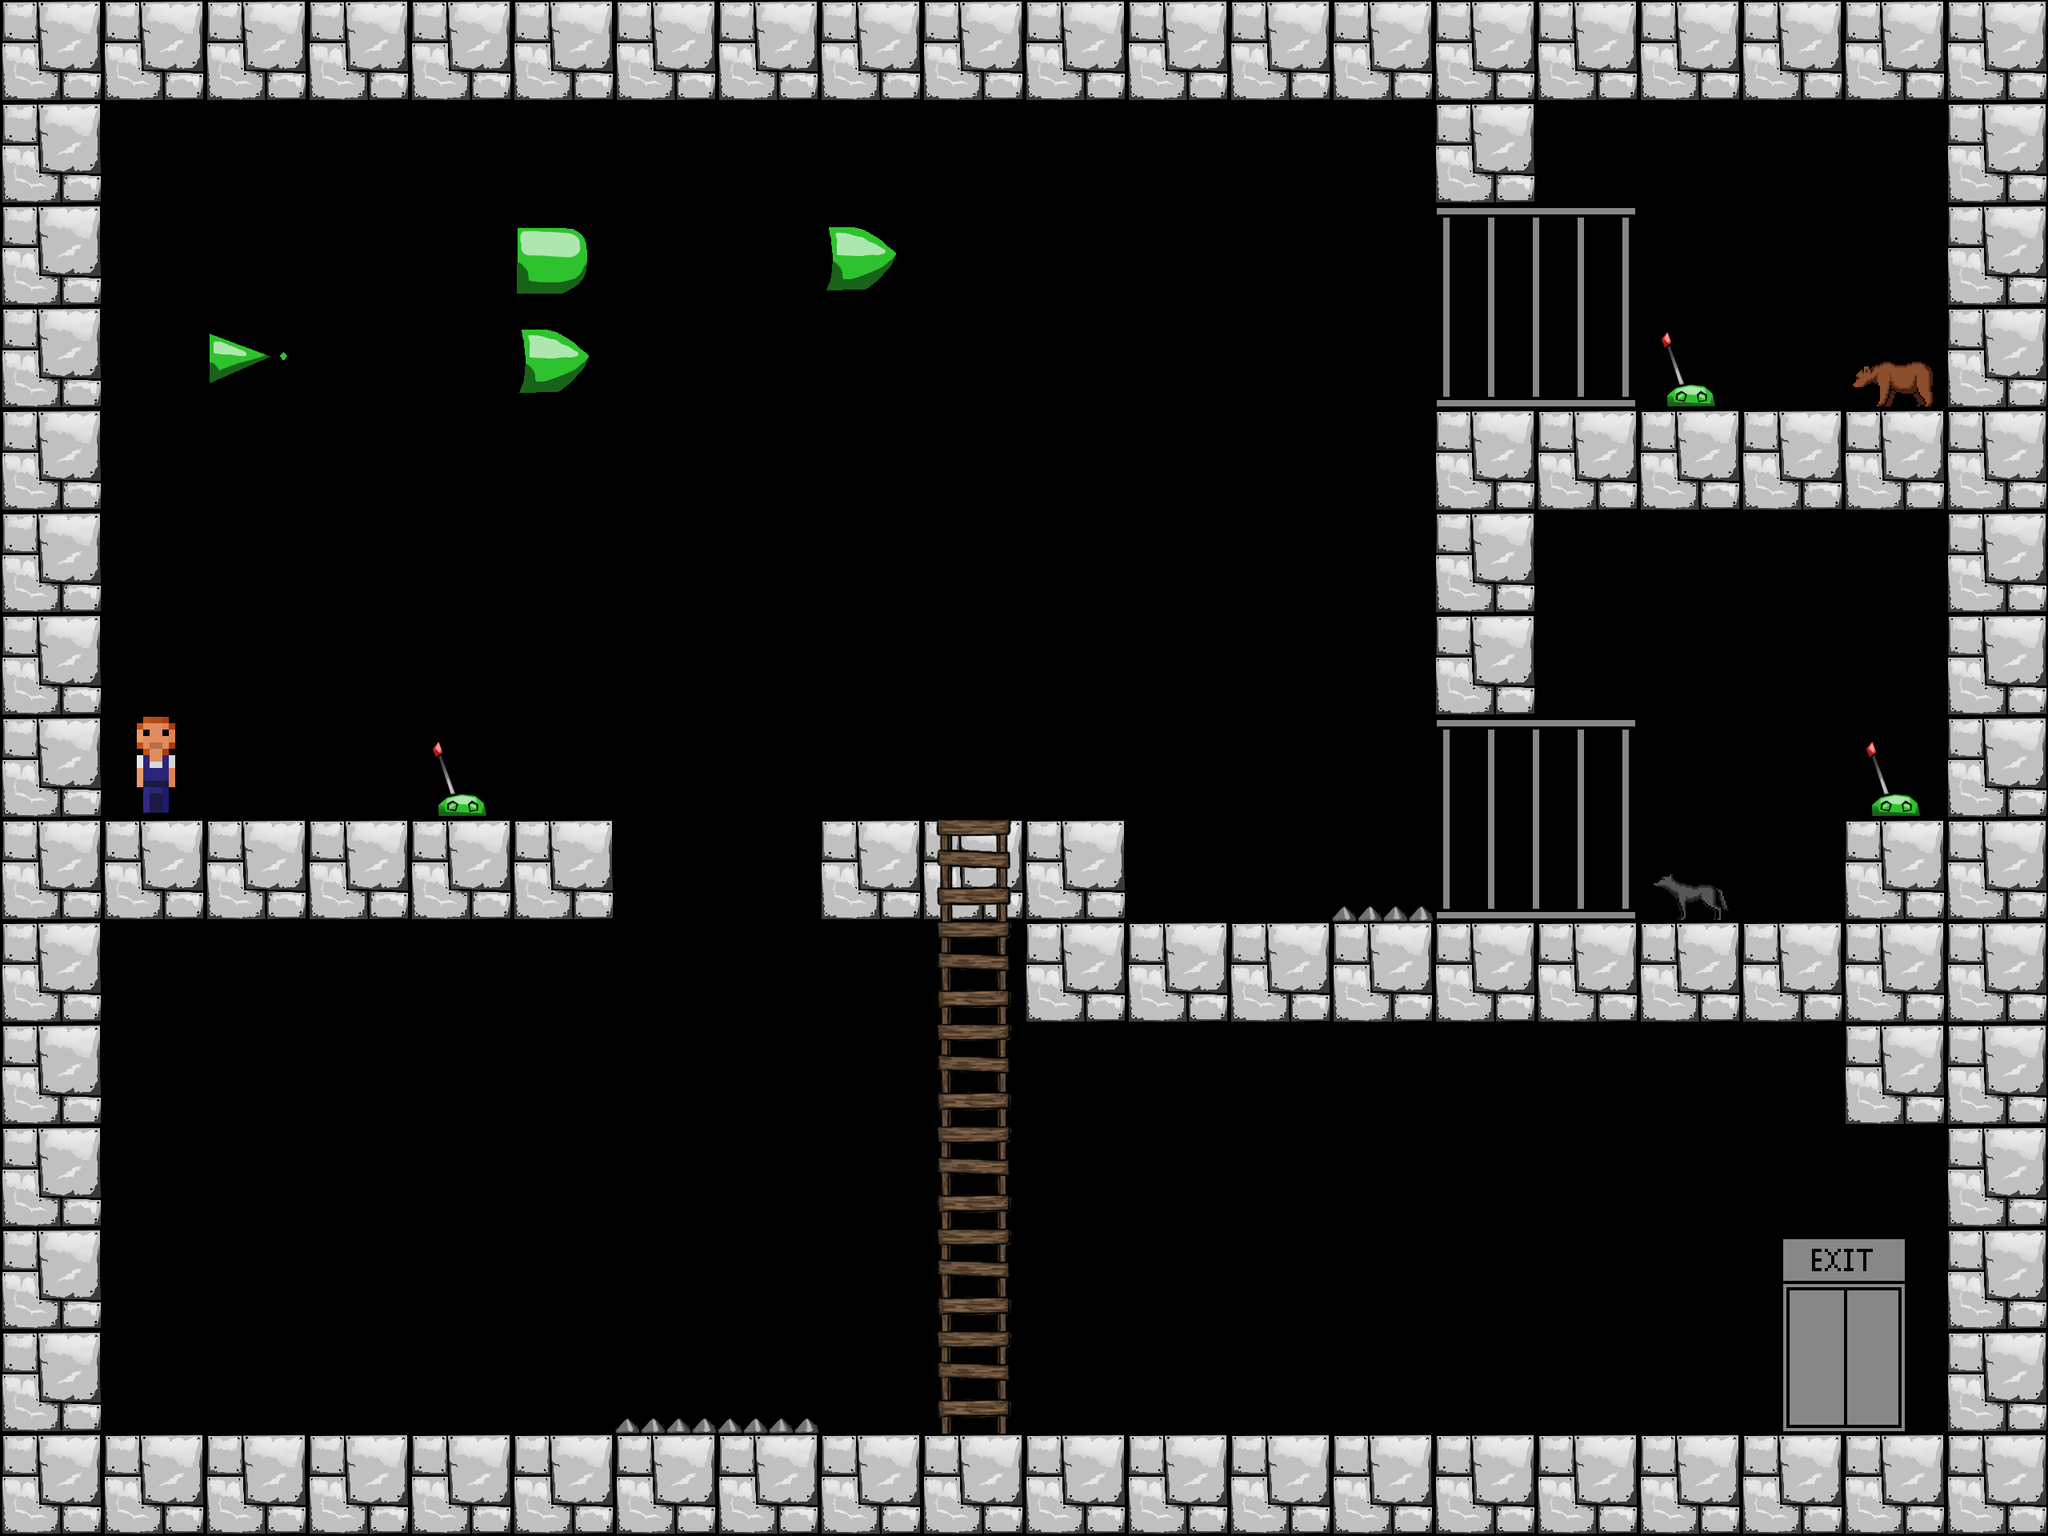

A level layout from a 2D game, rendered from its tile map. Below: a short description, then the map file with tile-grid data replaced by summaries:
An orthogonal 20x15 tile map with 128x128 px tiles, 3 tile layers (background, character, foregorund).

<map version="1.0" tiledversion="1.0.3" orientation="orthogonal" renderorder="right-down" width="20" height="15" tilewidth="128" tileheight="128" nextobjectid="1">
 <tileset firstgid="1" source="example_spritesheet.tsx" />
 <layer name="background" width="20" height="15">
  <data>[300 cells, 101 non-empty, 8 distinct tile ids]</data>
 </layer>
 <layer name="character" width="20" height="15">
  <data>[300 cells, 3 non-empty, 3 distinct tile ids]</data>
 </layer>
 <layer name="foregorund" width="20" height="15">
  <data>[300 cells, 20 non-empty, 7 distinct tile ids]</data>
 </layer>
</map>
